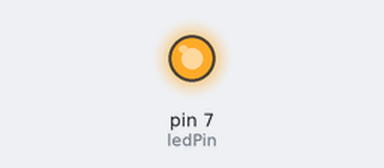
This sketch was run on a simulated Arduino Uno, built with avr-gcc and run on an emulated ATmega328P. Parts: output pins drawn as LEDs (lit = HIGH).

Above: at 0.1 s.
Timing chart, 0 to 1.6 s (numbered marks = the images above):
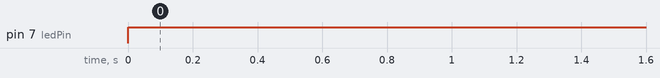

The sketch:

code.ino
```cpp
int ledPin =7;
int command =1; // Change manually for test

void setup() {
pinMode(ledPin,OUTPUT);
}

void loop() {

switch (command) {

case 1:
digitalWrite(ledPin,HIGH);
break;

case 2:
digitalWrite(ledPin,LOW);
break;

default:
break;
  }
}
```

Measured:
- by itself, pin 7 (ledPin): LOW → HIGH at 0.00 s
